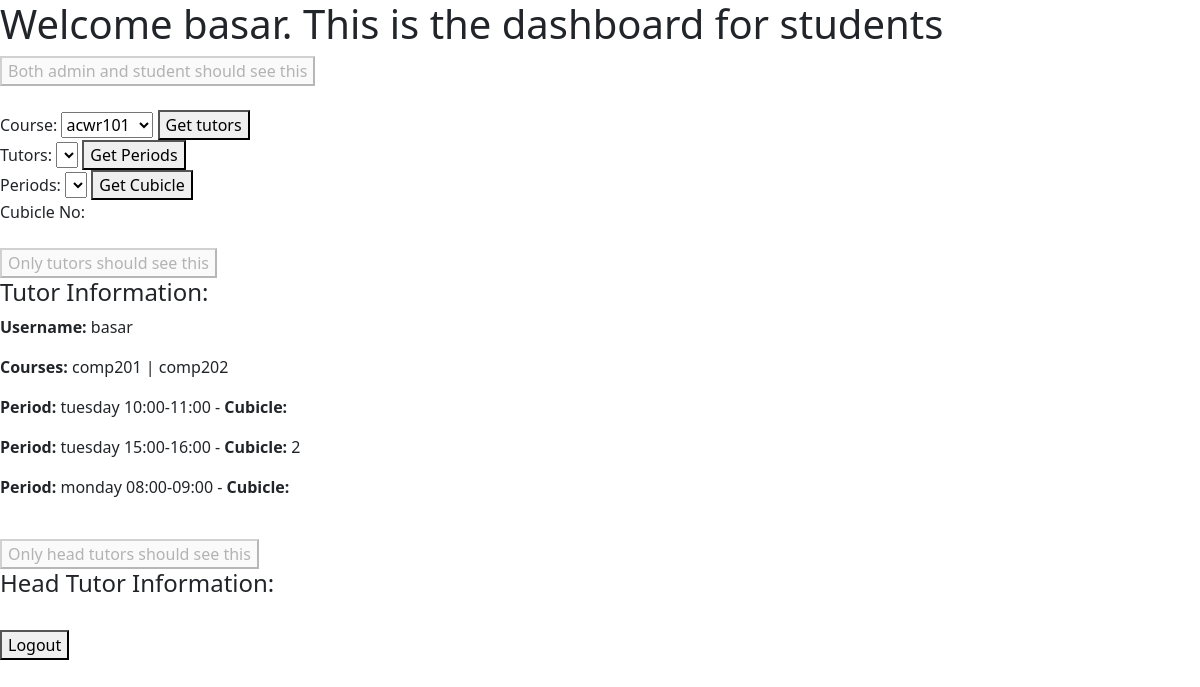
/select-tutor-for-period (signed in), run on an earlier commit of the app's database.
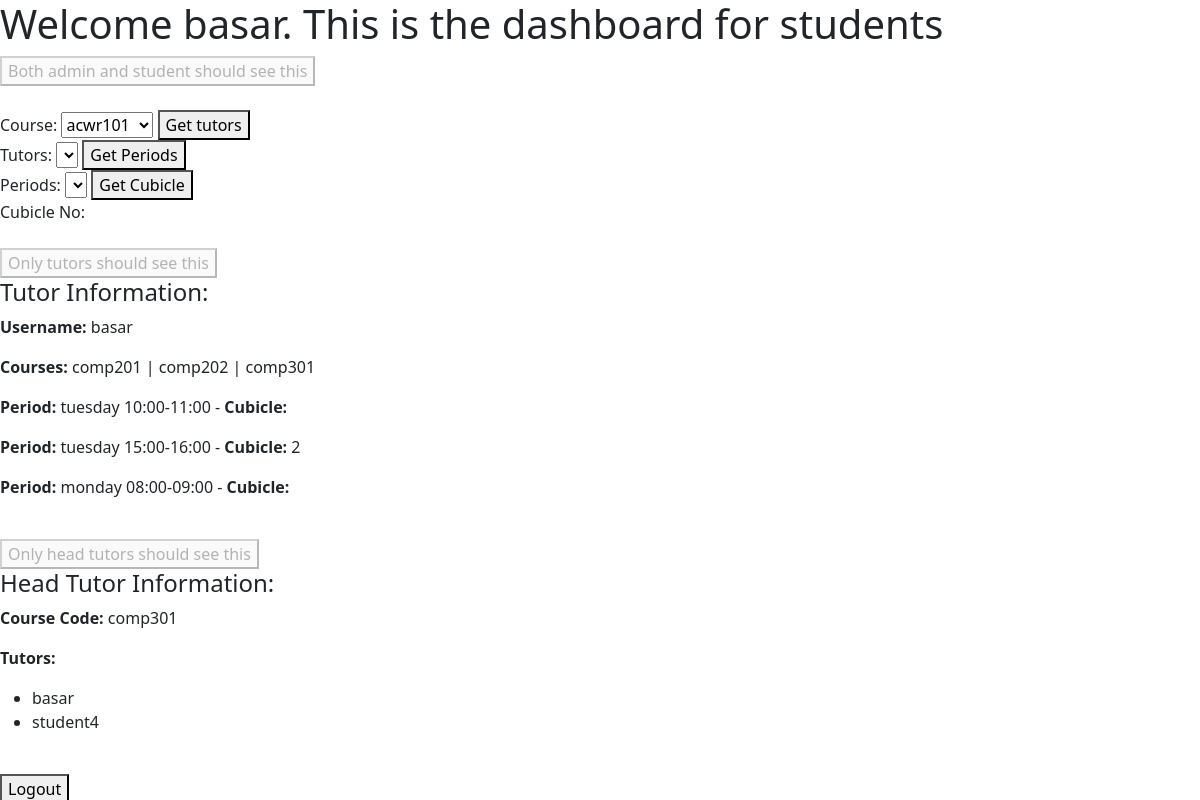
And on a later commit of the database.
### tables this page shows
CREATE TABLE course_tutor_db( 
        course_code VARCHAR(50),
        tutor_name VARCHAR(50),
        PRIMARY KEY (course_code, tutor_name),
        FOREIGN KEY (course_code) REFERENCES courses_db(code) ON DELETE CASCADE,
        FOREIGN KEY (tutor_name) REFERENCES tutors_db(username) ON DELETE CASCADE);

CREATE TABLE periods_db(
    id INTEGER PRIMARY KEY AUTOINCREMENT,
    day VARCHAR(10) CHECK (day IN ("monday","tuesday","wednesday","thursday","friday")),
    interval VARCHAR(12) CHECK (interval IN ("08:00-09:00", "09:00-10:00", "10:00-11:00","11:00-12:00","12:00-13:00","13:00-14:00","14:00-15:00","15:00-16:00","16:00-17:00")));

CREATE TABLE courses_db( 
    code VARCHAR(50),
    name VARCHAR(50),
    headtutor_name VARCHAR(50),
    PRIMARY KEY (code),
    FOREIGN KEY (headtutor_name) REFERENCES users_db(username));

### app.py (the view)
@app.route('/select-tutor-for-period', methods=['GET'])
def selectTutorForPeriod():
    selected_tutor = request.args.get("all_tutors")
    assigned_periods = TPS.getPeriodsByTutor(selected_tutor)
    return dashboard(selected_tutor=selected_tutor, assigned_periods=assigned_periods)

### repository/CourseRepository.py (called while the page is built)
def getAllCourses():
    c, conn = Repo.getCursorAndConnection()
    c.execute(
        f"SELECT code FROM {DB.courses}")
    courses = c.fetchall()
    conn.close()
    return courses

### repository/CourseTutorRepository.py (called while the page is built)
def getTutorsByCourse(courseCode: str):
    c, conn = Repo.getCursorAndConnection()
    c.execute(f"SELECT tutor_name FROM {DB.course_tutor} WHERE course_code = '{courseCode}'")
    result = c.fetchall()
    conn.close()
    return result

def getCoursesByTutor(tutor_name: str):
    c, conn = Repo.getCursorAndConnection()
    c.execute(f"SELECT course_code FROM {DB.course_tutor} WHERE tutor_name = '{tutor_name}'")
    result = c.fetchall()
    conn.close()
    return result

### repository/PeriodRepository.py (called while the page is built)
def getAllPeriods():
    c, conn = Repo.getCursorAndConnection()
    c.execute(
        f"SELECT * FROM {DB.periods}")
    periods = c.fetchall()
    conn.close()
    return periods

def getPeriod(day, interval):
    c, conn = Repo.getCursorAndConnection()
    c.execute(
        f"SELECT * FROM {DB.periods} WHERE day = ? and interval = ?", (day, interval))
    period = c.fetchone()
    conn.close()
    return period

def getDayAndInterval(period_id):
    c, conn = Repo.getCursorAndConnection()
    c.execute(
        f"SELECT day, interval FROM {DB.periods} WHERE id = ?", (period_id[0],))
    day, interval = c.fetchone()
    conn.close()
    return day, interval

### repository/Repository.py (called while the page is built)
def getCursorAndConnection():
    conn = sqlite3.connect(DB.project_db)
    conn.execute("PRAGMA foreign_keys = 1")
    c = conn.cursor()
    return c, conn

### repository/TutorPeriodCubicleRepository.py (called while the page is built)
def getCubicleByTutorPeriod(tutor_username: str, period_id: str):
    c, conn = Repo.getCursorAndConnection()
    c.execute(f"SELECT cubicle_number FROM {DB.tp_cubicle}"
              f" WHERE tp_id IN"
              f" (SELECT id FROM {DB.tutor_period}"
              f" WHERE tutor_username='{tutor_username}' AND period_id='{period_id}')")
    result = c.fetchall()
    conn.close()
    return result

### repository/TutorPeriodRepository.py (called while the page is built)
def getPeriodsByTutor(selected_tutor):
    c, conn = Repo.getCursorAndConnection()
    c.execute(f"SELECT period_id FROM {DB.tutor_period} WHERE tutor_username = '{selected_tutor}'")
    result = c.fetchall()
    conn.close()
    return result

### repository/UserRepository.py (called while the page is built)
def getAllStudents():
    c, conn = Repo.getCursorAndConnection()
    c.execute(f"SELECT username FROM {DB.users} WHERE role = 'student'")
    result = c.fetchall()
    conn.close()
    return result

def isTutorByUsername(username: str):
    tutor = getTutorByUsername(username)
    return not (tutor is None)

### templates/dashboard.html (shortened to what this page needs)
<!DOCTYPE html>
<html>
<head>
    <link href="https://cdn.jsdelivr.net/npm/bootstrap@5.0.1/dist/css/bootstrap.min.css" rel="stylesheet"
>
    <link rel="stylesheet"
        href="https://cdnjs.cloudflare.com/ajax/libs/bootstrap-select/1.14.0-beta2/css/bootstrap-select.min.css"
 />
</head>
<body>
    <h1>Welcome {{username}}. This is the dashboard for {{role}}s</h1>
    <div class="buttons">
        <form action="/feature1" method="GET">
            <button disabled>Both admin and student should see this</button>
        </form>
    </div>
    <br>
    <div class="buttons">
        <form action="/selectCourseStudent" method="GET">
            <label for="course_selection_stu">Course:</label>
            <select id="course_selection_stu" name="course_selection_stu">
                {% if courses %}
                {% for course in courses %}
                <option value="{{course}}" {% if selected_course and course==selected_course %} selected {% endif %}>
                    {{course}} </option>
                {% endfor %}
                {% endif %}
            </select>
            <button>Get tutors</button>
        </form>
        <form action="/getPeriodsOfTutorStudent" method="POST">
            <label for="tutor_selection_stu">Tutors:</label>
            <select id="tutor_selection_stu" name="tutor_selection_stu">
            </select>
            <button>Get Periods</button>
        </form>
        <form action="/getCubicle" method="POST">
            <label for="period_selection_stu">Periods:</label>
            <select id="period_selection_stu" name="period_selection_stu">
            </select>
            <button>Get Cubicle</button>
        </form>
        <div>
            <label for="cubicle_display">Cubicle No:</label>
        </div>
    </div>
    {% if isTutor and isHeadTutor %}
    <br>
    <div class="buttons">
        <form action="/feature2" method="GET">
            <button disabled>Only tutors should see this</button>
        </form>
    </div>
    <div class="tutor-info">
        <h4>Tutor Information:</h4>
        <p><strong>Username:</strong> {{ username }}</p>
        <p><strong>Courses:</strong> {% for course in assigned_courses %}{{ course }} {% if not loop.last %} | {% endif %} {% endfor %}</p>
        {% for period, cubicle_list in cubiclesOfTutor %}
        <p>
            <strong>Period:</strong> {{ period[0] }} {{ period[1] }} - <strong>Cubicle:</strong>
            {% for cubicle in cubicle_list %}{{ cubicle }}{% if not loop.last %}, {% endif %}{% endfor %}
        </p>
        {% endfor %}
    </div>
    {% endif %}
    {% if isHeadTutor %}
    <br>
    <div class="buttons">
        <form action="/feature2" method="GET">
            <button disabled>Only head tutors should see this</button>
        </form>
    </div>
    <h4>Head Tutor Information:</h4>
    {% for course, tutors in coursesWithItsTutors %}
    <p><strong>Course Code:</strong> {{ course }}</p>
    <p><strong>Tutors:</strong></p>
    <ul>
        {% for tutor in tutors %}
        <li>{{ tutor[0] }}</li>
        {% endfor %}
    </ul>
    {% endfor %}
    {% endif %}
    <br>
    <div class="buttons">
        <form action="/logout" method="POST">
            <button>Logout</button>
        </form>
    </div>
</body>
</html>

What changed in the data, as far as the page shows it:
shown differently, row unchanged: course_tutor_db "comp202": now shows "|"
added course_tutor_db: course_code "comp301", tutor_name "basar"
now on this page (row unchanged): courses_db: code "comp301"
now on this page (row unchanged): course_tutor_db: tutor_name "student4", shown under "comp301"
